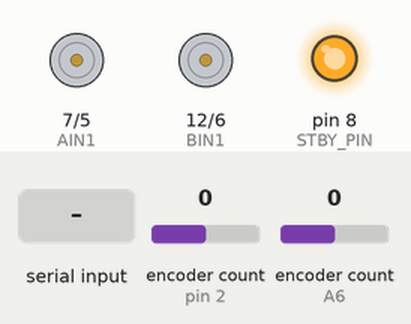
Simulated run of this sketch. Board: Arduino Nano, built with avr-gcc and run on an emulated ATmega328P. Shown: direction and speed pins drawn as motors (green arrow = direction pin HIGH = forward, orange = LOW = backward, longer = more drive, stopped while the standby pin is LOW), output pins drawn as LEDs (lit = HIGH). The test bench sets the inputs (shaded band); at power-on: encoder count (sensors on pin 2, A6) 0. What the sketch prints to the serial monitor is not drawn.

Above: at 1.2 s.
1.3 s: encoder count (sensor on pin 2) set to 1
At 1.7 s:
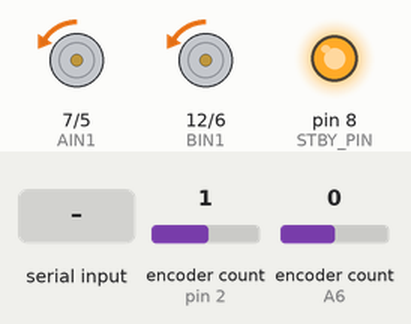
2.8 s: "90,45\n" received over Serial
At 4.0 s:
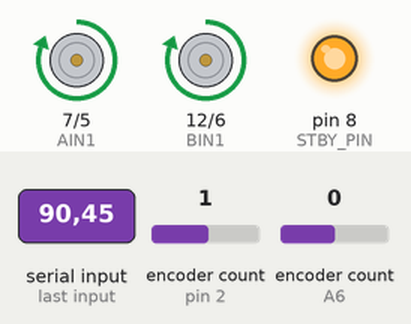
Timing chart, 0 to 5.8 s (numbered marks = the images above; inputs shaded):
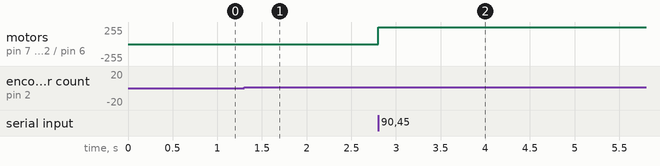

Measured:
- after the input at 1.3 s, motor on pin 7 (AIN1) / pin 5 (PWMA_LEFT), motor on pin 12 (BIN1) / pin 6 (PWMB_RIGHT): stopped → backward 7/255 at once
- after the input at 2.8 s, motor on pin 7 (AIN1) / pin 5 (PWMA_LEFT), motor on pin 12 (BIN1) / pin 6 (PWMB_RIGHT): backward 7/255 → forward 255/255 at once

The sketch:

lqr.ino
```cpp
/******************************************************************/

#include "my_encoders.h"
#include "Motor.h"

/******************************************************************/

Motor Motor;

void setup()
{
  Serial.begin( 1000000 );
  while ( !Serial ) {};
  Serial.setTimeout(100);
  Motor.Motor_init();
  Encoder_init( &(Motor.left_angle), &(Motor.right_angle) );
}

float k1 = 960;
float k2 = 28.5;
float ts = 0.002;
float MAX_ANGLE = 0.6;

/******************************************************************/

bool VERBOSE = false;
unsigned long start_micros = -1;
unsigned long timestep_micros = 2000;
unsigned long next_timestep_micros = -1;

void loop()
{
  Encoder_init( &(Motor.left_angle), &(Motor.right_angle) );
  start_micros = micros();
  next_timestep_micros = 0;
  float previous_angle_radians = 0;
  float desired_angle_radians = 0;
  Serial.println("READY");
  while (true) {
    if ( Serial.available() > 0 ) {
      String s = Serial.readStringUntil('\n');
      char *cmd = s.c_str();
      if (VERBOSE) {
        Serial.print("Received: ");
        Serial.println(cmd);
      }
      if (cmd[0] == 'v') {
        VERBOSE = !VERBOSE;
      } else {
        desired_angle_radians = atof(cmd);
        if (desired_angle_radians > MAX_ANGLE) {
          desired_angle_radians = MAX_ANGLE;
        }
        if (desired_angle_radians < -MAX_ANGLE) {
          desired_angle_radians = -MAX_ANGLE;
        }
      }
    }

    unsigned long current_micros = micros();
    unsigned long elapsed_micros = current_micros - start_micros;
    unsigned long elapsed_millis = elapsed_micros / 1000;

    // Timekeeping
    if (elapsed_micros < next_timestep_micros) {
      continue;
    }
    next_timestep_micros += timestep_micros;

    // Read encoders
    Read_encoders( &(Motor.left_angle), &(Motor.right_angle) );

    // Compute angle and velocity
    float current_angle_encoder = ((float)Motor.left_angle + (float)Motor.right_angle) / 2.0;
    float current_angle_radians = current_angle_encoder / 780.0 * PI;
    float current_velocity_radians = (current_angle_radians - previous_angle_radians) / ts;
    previous_angle_radians = current_angle_radians;

    // Do LQR
    float desired_velocity = 0;

    float current_error_radians = desired_angle_radians - current_angle_radians;
    float current_velocity_error = desired_velocity - current_velocity_radians;

    long command = k1 * current_error_radians + k2 * current_velocity_error;

    // Safety
    if (command > 255) {
      command = 255;
    }
    if (command < -255) {
      command = -255;
    }

    // Logging
    if (VERBOSE) {
      Serial.print("elapse:");
      Serial.println(elapsed_micros);
      Serial.print("angle:");
      Serial.println(current_angle_radians);
      Serial.print("vel:");
      Serial.println(current_velocity_radians);
      Serial.print("des angle:");
      Serial.println(desired_angle_radians);
      Serial.print("des vel:");
      Serial.println(desired_velocity);
      Serial.print("cmd:");
      Serial.println(command);
      Serial.println("-----");
    }

    Motor.Left_command(command);
    Motor.Right_command(command);
  }

  Motor.Stop();
}

/******************************************************************/
```

Motor.cpp
```cpp
#include <Arduino.h>
#include "Motor.h"

/* Motor pins */
#define AIN1 7
#define PWMA_LEFT 5
#define BIN1 12
#define PWMB_RIGHT 6
#define STBY_PIN 8

void Motor::Motor_init()
{
  pinMode(AIN1, OUTPUT);
  pinMode(BIN1, OUTPUT);
  pinMode(PWMA_LEFT, OUTPUT);
  pinMode(PWMB_RIGHT, OUTPUT);
  digitalWrite(AIN1, HIGH);
  digitalWrite(BIN1, LOW);
  analogWrite(PWMA_LEFT, 0);
  analogWrite(PWMB_RIGHT, 0);
  pinMode(STBY_PIN, OUTPUT);
  digitalWrite(STBY_PIN, HIGH);
}

void Motor::Stop()
{
  digitalWrite(AIN1, HIGH);
  digitalWrite(BIN1, LOW);
  analogWrite(PWMA_LEFT, 0);
  analogWrite(PWMB_RIGHT, 0);
}

void Motor::Forward(int speed)
{
  digitalWrite(AIN1, 0);
  digitalWrite(BIN1, 0);
  analogWrite(PWMA_LEFT, speed);
  analogWrite(PWMB_RIGHT, speed);
}

void Motor::Back(int speed)
{
  digitalWrite(AIN1, 1);
  digitalWrite(BIN1, 1);
  analogWrite(PWMA_LEFT, speed);
  analogWrite(PWMB_RIGHT, speed);
}


void Motor::Left(int speed)
{
  digitalWrite(AIN1, 1);
  digitalWrite(BIN1, 1);
  analogWrite(PWMA_LEFT, speed);
  analogWrite(PWMB_RIGHT, 0);
}

void Motor::Right(int speed)
{
  digitalWrite(AIN1, 1);
  digitalWrite(BIN1, 1);
  analogWrite(PWMA_LEFT,0);
  analogWrite(PWMB_RIGHT,speed);
}

void Motor::Left_command(int speed)
{
    if ( speed >= 0 )
    {
      digitalWrite( AIN1, 1 );
      analogWrite( PWMA_LEFT, speed );
    }
  else
    {
      digitalWrite( AIN1, 0 );
      analogWrite( PWMA_LEFT, -speed );
    }
}

// reverses the sign of "speed"
void Motor::Right_command( int speed )
{
  if ( speed >= 0 )
    {
      digitalWrite( BIN1, 1 );
      analogWrite( PWMB_RIGHT, speed );
    }
  else
    {
      digitalWrite( BIN1, 0 );
      analogWrite( PWMB_RIGHT, -speed );
    }
}
```

Motor.h
```cpp
#ifndef _MOTOR_H
#define _MOTOR_H

#define MAX_COMMAND 255

class Motor
{
  public:
          // methods
          void Motor_init();
          void Stop();
          void Forward(int speed);
          void Back(int speed);
          void Left(int speed);
          void Right(int speed);
          void Left_command(int speed);
          void Right_command(int speed);

          // variables
          long left_angle;
          long right_angle;

  private:
};

#endif
```

my_encoders.cpp
```cpp
#include <Encoder.h>

#define ENCODER_LEFT_A_PIN 2
#define ENCODER_LEFT_B_PIN A7
#define ENCODER_RIGHT_A_PIN 4
#define ENCODER_RIGHT_B_PIN A6

//   Good Performance: only the first pin has interrupt capability
Encoder left_encoder( ENCODER_LEFT_A_PIN, ENCODER_LEFT_B_PIN );
Encoder right_encoder( ENCODER_RIGHT_B_PIN, ENCODER_RIGHT_A_PIN );

Encoder_init( long *left_angle, long *right_angle )
{
  left_encoder.write(0);
  right_encoder.write(0);
  *left_angle = 0;
  *right_angle = 0;
}

Read_encoders( long *left_angle, long *right_angle )
{
  *left_angle = left_encoder.read();
  *right_angle = right_encoder.read();
}
```

my_encoders.h
```cpp
void Encoder_init( long *left_angle, long *right_angle );

void Read_encoders( long *left_angle, long *right_angle );
```
